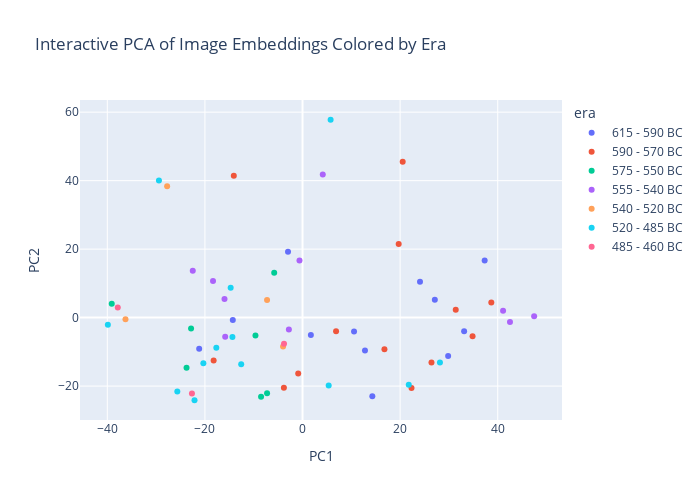

The notebook cell this image was saved under:
### Markdown cell above
We printed the embedded results above to see what they look like, and we also displayed the shape of the grid. As you can see, it contains 62 rows representing the 62 images in the dataset, and each row has 1024 numbers representing all the information extracted from each image. From now on, we will use this embedded data instead of the original image data.

### 5. Analysis of Image Embeddings
#### 5.1 Principal Component Analysis

1024 is way too many numbers for us to examine and understand with our brains. So, we use something techniques called **dimensionality reduction** to squish the data down to just 2 or 3 dimensions, making it easy to visualize in 2D. 

**Principal Component Analysis (PCA)** is one of such techniques, it is essentially finding the two or three major axes through our huge data along which the data has the most variations. By PCA we decompose our data with 1024 dimensions (number of cells in each row) to 2 dimensions and represent each image as a point on our scatterplots. We then color the data with "era" and "material" respectively. Here, we will use plotly to create interactive visualizations, feel free to play with it and discuss what pattern did you notice?

### Code cell
from sklearn.decomposition import PCA
import plotly.express as px

# load embeddings and metadata
embeddings = np.load('../data/embeddings/convnextv2_image_embeddings.npy')
df = pd.read_csv('../data/complete_sculpture_dataset_labeled.csv')   # make sure this has at least an 'era' column

# PCA to 2 components
pca = PCA(n_components=2)
pc2 = pca.fit_transform(embeddings)

# build DataFrame
pc_df = pd.DataFrame(pc2, columns=['PC1','PC2'])
pc_df['filename'] = df['filename'].values
pc_df['era'] = df['era'].values

# interactive scatter
fig = px.scatter(
        pc_df,
        x='PC1',
        y='PC2',
        color='era',
        hover_data=('filename',), # Show filename when hovering
        title='Interactive PCA of Image Embeddings Colored by Era',
        width=700, height=500
    )

fig.show()

### Figure 1 — Plotly figure (JSON) as saved in the notebook; plotly's stock layout.template omitted (floating-point values rounded to 4 significant figures)
{"data": [{"customdata": [["page188_img01_photo13.jpg"], ["page202_img01_photo3.jpg"], ["page202_img01_photo4.jpg"], ["page205_img01_photo4.jpg"], ["page211_img01_photo12.jpg"], ["page211_img01_photo4.jpg"], ["page212_img01_photo4.jpg"], ["page212_img01_photo8.jpg"], ["page213_img01_photo5.jpg"], ["page213_img01_photo9.jpg"], ["page214_img01_photo14.jpg"], ["page214_img01_photo4.jpg"]], "hovertemplate": "era=615 - 590 BC<br>PC1=%{x}<br>PC2=%{y}<br>filename=%{customdata[0]}<extra></extra>", "legendgroup": "615 - 590 BC", "marker": {"color": "#636efa", "symbol": "circle"}, "mode": "markers", "name": "615 - 590 BC", "orientation": "v", "showlegend": true, "type": "scatter", "x": [-21.17, -14.29, 1.711, 27.11, 12.8, 29.84, 14.3, 24.07, 10.56, 33.11, -2.971, 37.32], "xaxis": "x", "y": [-9.083, -0.6922, -5.083, 5.235, -9.584, -11.25, -22.97, 10.45, -4.041, -4.01, 19.26, 16.64], "yaxis": "y"}, {"customdata": [["page217_img01_photo2.jpg"], ["page222_img01_photo3.jpg"], ["page222_img01_photo7.jpg"], ["page223_img01_photo3.jpg"], ["page223_img01_photo8.jpg"], ["page226_img01_photo2.jpg"], ["page228_img01_photo3.jpg"], ["page228_img01_photo9.jpg"], ["page229_img01_photo5.jpg"], ["page229_img01_photo9.jpg"], ["page230_img01_photo6.jpg"], ["page230_img01_photo8.jpg"], ["page231_img01_photo11.jpg"]], "hovertemplate": "era=590 - 570 BC<br>PC1=%{x}<br>PC2=%{y}<br>filename=%{customdata[0]}<extra></extra>", "legendgroup": "590 - 570 BC", "marker": {"color": "#EF553B", "symbol": "circle"}, "mode": "markers", "name": "590 - 570 BC", "orientation": "v", "showlegend": true, "type": "scatter", "x": [20.53, 31.39, 6.876, -3.815, -18.21, -14.08, 26.42, 34.84, 22.33, -0.8823, 16.79, 38.68, 19.71], "xaxis": "x", "y": [45.49, 2.279, -4.015, -20.46, -12.54, 41.41, -13.08, -5.414, -20.54, -16.3, -9.223, 4.394, 21.53], "yaxis": "y"}, {"customdata": [["page232_img01_photo3.jpg"], ["page240_img01_photo4.jpg"], ["page244_img01_photo5.jpg"], ["page250_img01_photo2.jpg"], ["page250_img01_photo8.jpg"], ["page251_img01_photo12.jpg"], ["page352_img01_photo7.jpg"]], "hovertemplate": "era=575 - 550 BC<br>PC1=%{x}<br>PC2=%{y}<br>filename=%{customdata[0]}<extra></extra>", "legendgroup": "575 - 550 BC", "marker": {"color": "#00cc96", "symbol": "circle"}, "mode": "markers", "name": "575 - 550 BC", "orientation": "v", "showlegend": true, "type": "scatter", "x": [-9.642, -23.76, -39.09, -5.802, -7.263, -22.83, -8.493], "xaxis": "x", "y": [-5.26, -14.64, 4.041, 13.07, -22.06, -3.171, -23.12], "yaxis": "y"}, {"customdata": [["page252_img01_photo6.jpg"], ["page255_img01_photo12.jpg"], ["page258_img01_photo5.jpg"], ["page262_img01_photo6.jpg"], ["page264_img01_photo3.jpg"], ["page275_img01_photo2.jpg"], ["page276_img01_photo5.jpg"], ["page357_img01_photo12.jpg"], ["page358_img01_photo10.jpg"], ["page358_img01_photo4.jpg"]], "hovertemplate": "era=555 - 540 BC<br>PC1=%{x}<br>PC2=%{y}<br>filename=%{customdata[0]}<extra></extra>", "legendgroup": "555 - 540 BC", "marker": {"color": "#ab63fa", "symbol": "circle"}, "mode": "markers", "name": "555 - 540 BC", "orientation": "v", "showlegend": true, "type": "scatter", "x": [-15.84, -2.792, -0.6241, -15.99, -18.34, 4.15, 41.09, 42.51, 47.46, -22.49], "xaxis": "x", "y": [-5.596, -3.481, 16.7, 5.409, 10.67, 41.77, 1.967, -1.299, 0.3887, 13.71], "yaxis": "y"}, {"customdata": [["page284_img01_photo9.jpg"], ["page286_img01_photo3.jpg"], ["page294_img01_photo2.jpg"], ["page297_img01_photo2.jpg"]], "hovertemplate": "era=540 - 520 BC<br>PC1=%{x}<br>PC2=%{y}<br>filename=%{customdata[0]}<extra></extra>", "legendgroup": "540 - 520 BC", "marker": {"color": "#FFA15A", "symbol": "circle"}, "mode": "markers", "name": "540 - 520 BC", "orientation": "v", "showlegend": true, "type": "scatter", "x": [-3.986, -36.27, -7.266, -27.74], "xaxis": "x", "y": [-8.453, -0.4787, 5.169, 38.36], "yaxis": "y"}, {"customdata": [["page304_img01_photo5.jpg"], ["page308_img01_photo2.jpg"], ["page310_img01_photo10.jpg"], ["page310_img01_photo5.jpg"], ["page311_img01_photo8.jpg"], ["page312_img01_photo4.jpg"], ["page319_img01_photo3.jpg"], ["page325_img01_photo10.jpg"], ["page325_img01_photo5.jpg"], ["page328_img01_photo3.jpg"], ["page330_img01_photo3.jpg"], ["page333_img01_photo2.jpg"], ["page363_img01_photo4.jpg"]], "hovertemplate": "era=520 - 485 BC<br>PC1=%{x}<br>PC2=%{y}<br>filename=%{customdata[0]}<extra></extra>", "legendgroup": "520 - 485 BC", "marker": {"color": "#19d3f3", "symbol": "circle"}, "mode": "markers", "name": "520 - 485 BC", "orientation": "v", "showlegend": true, "type": "scatter", "x": [-14.72, 5.759, 21.77, 5.362, -22.13, -14.36, -39.89, -12.56, -25.65, -17.66, -20.32, -29.42, 28.16], "xaxis": "x", "y": [8.719, 57.79, -19.61, -19.86, -24.14, -5.682, -2.06, -13.64, -21.57, -8.8, -13.33, 40.01, -13.14], "yaxis": "y"}, {"customdata": [["page338_img01_photo3.jpg"], ["page349_img01_photo2.jpg"], ["page365_img01_photo3.jpg"]], "hovertemplate": "era=485 - 460 BC<br>PC1=%{x}<br>PC2=%{y}<br>filename=%{customdata[0]}<extra></extra>", "legendgroup": "485 - 460 BC", "marker": {"color": "#FF6692", "symbol": "circle"}, "mode": "markers", "name": "485 - 460 BC", "orientation": "v", "showlegend": true, "type": "scatter", "x": [-37.85, -3.787, -22.66], "xaxis": "x", "y": [2.96, -7.611, -22.16], "yaxis": "y"}], "layout": {"height": 500, "legend": {"title": {"text": "era"}, "tracegroupgap": 0}, "title": {"text": "Interactive PCA of Image Embeddings Colored by Era"}, "width": 700, "xaxis": {"anchor": "y", "domain": [0, 1], "title": {"text": "PC1"}}, "yaxis": {"anchor": "x", "domain": [0, 1], "title": {"text": "PC2"}}}}
